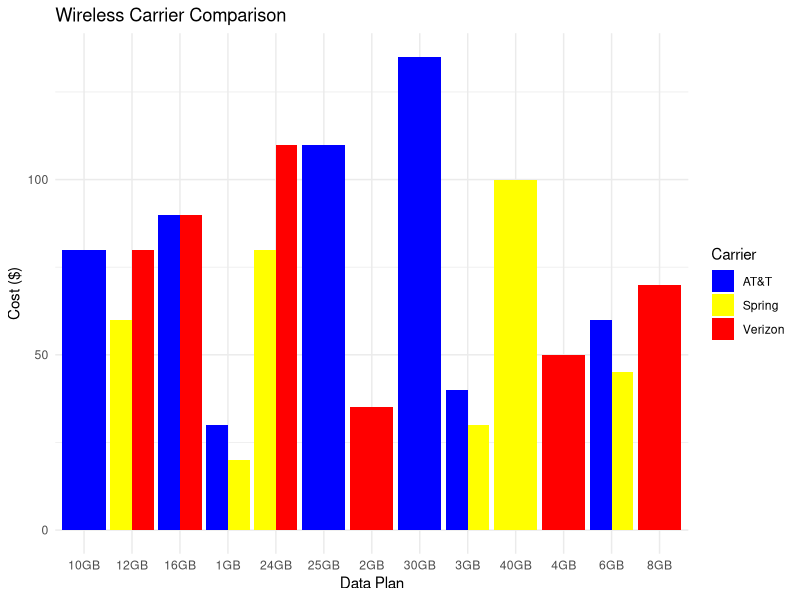

The R script that drew this image:
# Install and load necessary libraries
install.packages("ggplot2")
library(ggplot2)

# Data for the three carriers
spring_data <- data.frame(
  Plan = c("40GB", "24GB", "12GB", "6GB", "3GB", "1GB"),
  Cost = c(100, 80, 60, 45, 30, 20),
  Carrier = "Spring"
)

att_data <- data.frame(
  Plan = c("30GB", "25GB", "16GB", "10GB", "6GB", "3GB", "1GB"),
  Cost = c(135, 110, 90, 80, 60, 40, 30),
  Carrier = "AT&T"
)

verizon_data <- data.frame(
  Plan = c("24GB", "16GB", "12GB", "8GB", "4GB", "2GB"),
  Cost = c(110, 90, 80, 70, 50, 35),
  Carrier = "Verizon"
)

# Combine data for all carriers
all_data <- rbind(spring_data, att_data, verizon_data)

# Create a bar plot
ggplot(all_data, aes(x = Plan, y = Cost, fill = Carrier)) +
  geom_bar(stat = "identity", position = "dodge") +
  labs(title = "Wireless Carrier Comparison",
       x = "Data Plan",
       y = "Cost ($)") +
  scale_fill_manual(values = c("Spring" = "yellow", "AT&T" = "blue", "Verizon" = "red")) +
  theme_minimal()
